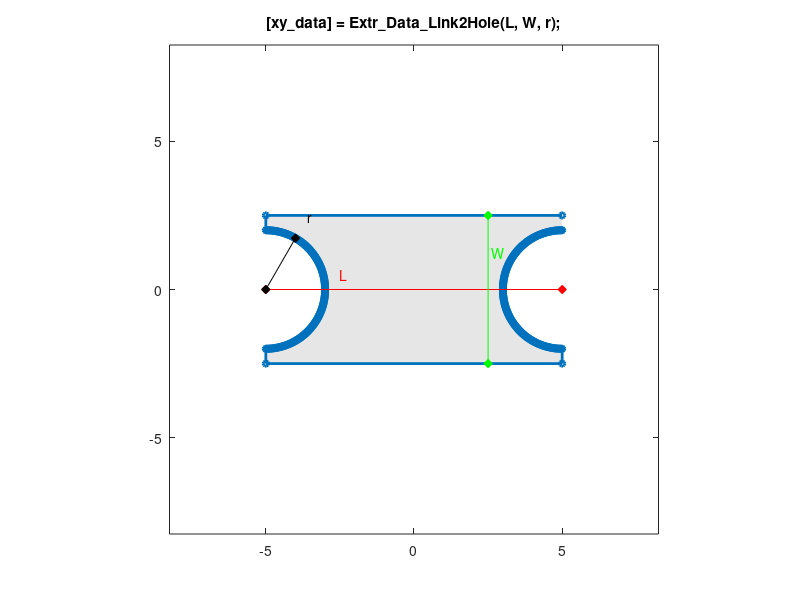

Source code (MATLAB):
function [xy_data] = Extr_Data_Link2Hole(L, W, r, varargin)
%Extr_Data_Link2Hole Produce extrusion data for a link with half a hole at each end.
%   [xy_data] = Extr_Data_Link2Hole(L, W, r)
%   This function returns x-y data for a link with half a hole at each end.
%   You can specify:
%       Length      L
%       Width       W
%       Hole radius r
%
%   To see a plot showing parameter values, enter the name
%   of the function with no arguments
%   >> Extr_Data_Link2Hole
%
%   To see a plot created with your parameter values,
%   add 'plot' as the final argument
%   >> Extr_Data_Link2Hole(10,5,2,'plot')

% Copyright 2012-2018 The MathWorks, Inc.

% Default data to show diagram
if (nargin == 0)
    L = 10;
    W = 5;
    r = 2;
end

% Check if plot should be produced
if (isempty(varargin))
    showplot = 'n';
else
    showplot = char(varargin);
end

top_xsec = [L/2 W/2; -L/2 W/2];
theta = (90:-1:-90)*pi/180;
left_semi_hole_xsec = [-L/2+r*cos(theta') r*sin(theta')];
bottom_xsec = [-L/2 -W/2; L/2 -W/2];
theta = (270:-1:90)*pi/180;
right_semi_hole_xsec = [L/2+r*cos(theta') r*sin(theta')];
xy_data = [ top_xsec; left_semi_hole_xsec; ...
    bottom_xsec; right_semi_hole_xsec];

% Plot diagram to show parameters and extrusion
if (nargin == 0 || strcmpi(showplot,'plot'))
    
    % Figure name
    figString = ['h1_' mfilename];
    % Only create a figure if no figure exists
    figExist = 0;
    fig_hExist = evalin('base',['exist(''' figString ''')']);
    if (fig_hExist)
        figExist = evalin('base',['ishandle(' figString ') && strcmp(get(' figString ', ''type''), ''figure'')']);
    end
    if ~figExist
        fig_h = figure('Name',figString);
        assignin('base',figString,fig_h);
    else
        fig_h = evalin('base',figString);
    end
    figure(fig_h)
    clf(fig_h)
    
    % Plot extrusion
    patch(xy_data(:,1),xy_data(:,2),[1 1 1]*0.90,'EdgeColor','none');
    hold on
    plot(xy_data(:,1),xy_data(:,2),'-','Marker','o','MarkerSize',4,'LineWidth',2);
    axis('equal');
    axis([-1 1 -1 1]*(L+W)*1.1/2);
    
    % Show parameters
    hold on
    
    plot([-L/2 L/2],[0 0],'r-d','MarkerFaceColor','r');
    text(-L/4,W/10,'{\color{red}L}');
    plot([L/4 L/4],[-W/2 W/2],'g-d','MarkerFaceColor','g');
    text(L/3.8,W/4,'{\color{green}W}');
    plot([-L/2 -L/2+r*sin(30*pi/180)],[0 r*cos(30*pi/180)],'k-d','MarkerFaceColor','k');
    text(-L/2+r*sin(30*pi/180)*1.4,1.4*r*cos(30*pi/180),'r');
    
    title(['[xy\_data] = Extr\_Data\_Link2Hole(L, W, r);']);
    
    hold off
    box on
    clear xy_data
end